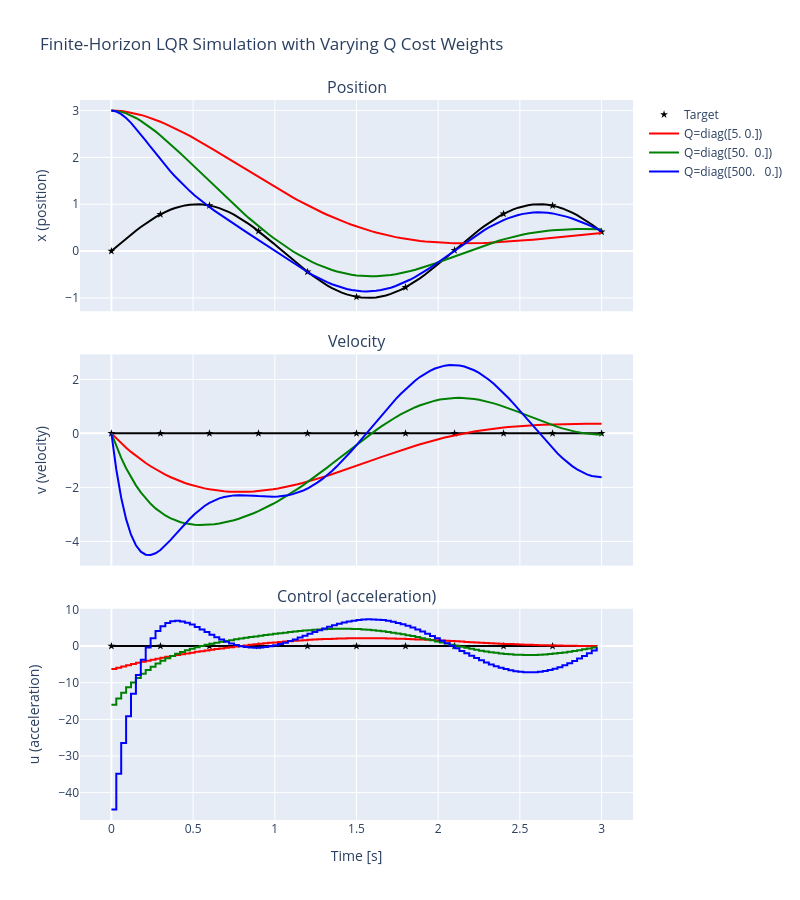

The code cell stored with this chart in its notebook:
### Code cell
# Use plotly helpers defined earlier (plot, plot_setpoint)
fig = make_subplots(rows=3,
                    cols=1,
                    shared_xaxes=True,
                    vertical_spacing=0.06,
                    subplot_titles=("Position", "Velocity",
                                    "Control (acceleration)"))

setpoint_opts = dict(color='k', linestyle='-', marker='star', markevery=10)
plot_setpoint(xref[:, 0], 'Target', 'black', row=1)
plot_setpoint(xref[:, 1], '', 'black', row=2, showlegend=False)
plot_setpoint(uref[:, 0], '', 'black', row=3, showlegend=False)

for q_scale, color in [(0.1, 'red'), (1.0, 'green'), (10.0, 'blue')]:
    xs_, us_ = solve_open_loop(Q * q_scale)
    label = f'Q=diag({np.diag(Q) * q_scale})'
    plot(xs_[:, 0], f'{label}', dict(color=color), row=1)
    plot(xs_[:, 1], '', dict(color=color), row=2, showlegend=False)
    plot(us_[:, 0],
         '',
         dict(color=color),
         row=3,
         line_shape='hv',
         showlegend=False)

fig.update_xaxes(title_text='Time [s]', row=3, col=1)
fig.update_yaxes(title_text='x (position)', row=1, col=1)
fig.update_yaxes(title_text='v (velocity)', row=2, col=1)
fig.update_yaxes(title_text='u (acceleration)', row=3, col=1)
fig.update_layout(
    height=900,
    width=800,
    showlegend=True,
    title_text='Finite-Horizon LQR Simulation with Varying Q Cost Weights')

fig.show()
